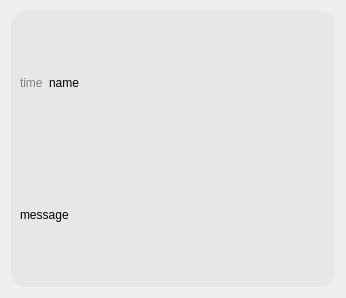
<?xml version="1.0" encoding="UTF-8"?>
<ui version="4.0">
 <class>ChatBubble</class>
 <widget class="QWidget" name="ChatBubble">
  <property name="geometry">
   <rect>
    <x>0</x>
    <y>0</y>
    <width>346</width>
    <height>298</height>
   </rect>
  </property>
  <property name="sizePolicy">
   <sizepolicy hsizetype="Expanding" vsizetype="Preferred">
    <horstretch>0</horstretch>
    <verstretch>0</verstretch>
   </sizepolicy>
  </property>
  <property name="windowTitle">
   <string>Form</string>
  </property>
  <layout class="QHBoxLayout" name="horizontalLayout" stretch="1">
   <item>
    <widget class="QFrame" name="frame">
     <property name="sizePolicy">
      <sizepolicy hsizetype="Preferred" vsizetype="Preferred">
       <horstretch>0</horstretch>
       <verstretch>0</verstretch>
      </sizepolicy>
     </property>
     <property name="styleSheet">
      <string notr="true">.QFrame{background-color: rgba(200,200,200,50); border-radius: 15px;}</string>
     </property>
     <property name="frameShape">
      <enum>QFrame::Panel</enum>
     </property>
     <property name="frameShadow">
      <enum>QFrame::Raised</enum>
     </property>
     <layout class="QVBoxLayout" name="verticalLayout">
      <property name="sizeConstraint">
       <enum>QLayout::SetDefaultConstraint</enum>
      </property>
      <item>
       <layout class="QHBoxLayout" name="title_bar">
        <property name="sizeConstraint">
        <enum>QLayout::SetDefaultConstraint</enum>
        </property>
        <item>
            <widget class="QLabel" name="time_label">
                <property name="sizePolicy">
                  <sizepolicy hsizetype="Minimum" vsizetype="Preferred">
                  <horstretch>0</horstretch>
                  <verstretch>0</verstretch>
                  </sizepolicy>
                </property>
                <property name="styleSheet">
                <string notr="true">color: grey;</string>
                </property>
                <property name="text">
                <string>time</string>
                </property>
                <property name="alignment">
                <set>Qt::AlignLeading|Qt::AlignLeft|Qt::AlignVCenter</set>
                </property>
            </widget>
        </item>
        <item>
            <widget class="QLabel" name="name_label">
                <property name="sizePolicy">
                <sizepolicy hsizetype="Expanding" vsizetype="Preferred">
                <horstretch>0</horstretch>
                <verstretch>0</verstretch>
                </sizepolicy>
                </property>
                <property name="text">
                <string>name</string>
                </property>
                <property name="alignment">
                <set>Qt::AlignLeading|Qt::AlignLeft|Qt::AlignVCenter</set>
                </property>
            </widget>
        </item>
       </layout>
      </item>
      <item>
       <widget class="QLabel" name="message_label">
        <property name="sizePolicy">
         <sizepolicy hsizetype="Expanding" vsizetype="Preferred">
          <horstretch>0</horstretch>
          <verstretch>0</verstretch>
         </sizepolicy>
        </property>
        <property name="text">
         <string>message</string>
        </property>
        <property name="alignment">
         <set>Qt::AlignLeading|Qt::AlignLeft|Qt::AlignVCenter</set>
        </property>
        <property name="wordWrap">
         <bool>true</bool>
        </property>
       </widget>
      </item>
     </layout>
    </widget>
   </item>
  </layout>
 </widget>
 <resources/>
 <connections/>
</ui>
